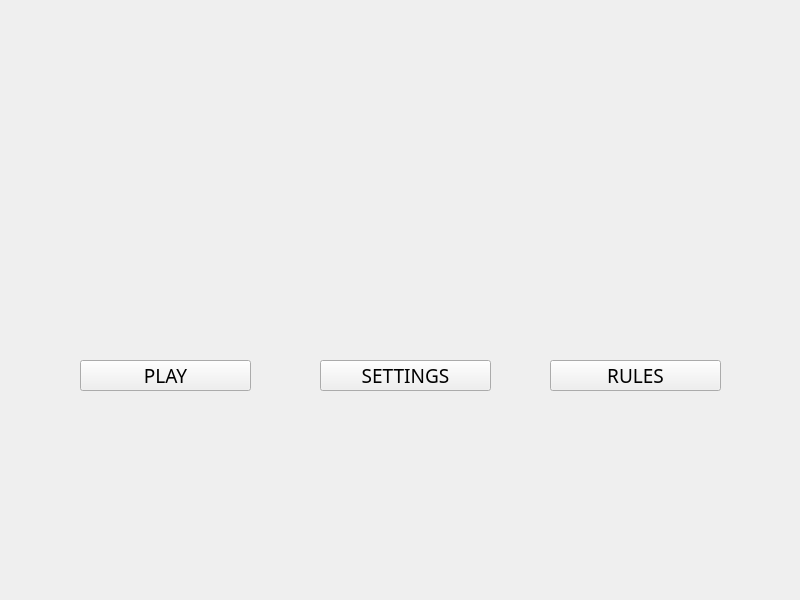
<?xml version="1.0" encoding="UTF-8"?>
<ui version="4.0">
 <class>MainWindow</class>
 <widget class="QMainWindow" name="MainWindow">
  <property name="geometry">
   <rect>
    <x>0</x>
    <y>0</y>
    <width>800</width>
    <height>600</height>
   </rect>
  </property>
  <property name="maximumSize">
   <size>
    <width>800</width>
    <height>600</height>
   </size>
  </property>
  <property name="windowTitle">
   <string>MainWindow</string>
  </property>
  <property name="styleSheet">
   <string notr="true"/>
  </property>
  <widget class="QWidget" name="verticallayout">
   <property name="maximumSize">
    <size>
     <width>800</width>
     <height>600</height>
    </size>
   </property>
   <widget class="QPushButton" name="pushButton_1">
    <property name="geometry">
     <rect>
      <x>80</x>
      <y>360</y>
      <width>171</width>
      <height>31</height>
     </rect>
    </property>
    <property name="font">
     <font>
      <family>Impact</family>
      <pointsize>14</pointsize>
      <bold>false</bold>
     </font>
    </property>
    <property name="text">
     <string>PLAY</string>
    </property>
   </widget>
   <widget class="QPushButton" name="pushButton_2">
    <property name="geometry">
     <rect>
      <x>550</x>
      <y>360</y>
      <width>171</width>
      <height>31</height>
     </rect>
    </property>
    <property name="font">
     <font>
      <family>Impact</family>
      <pointsize>14</pointsize>
      <bold>false</bold>
     </font>
    </property>
    <property name="text">
     <string>RULES</string>
    </property>
   </widget>
   <widget class="QLabel" name="label">
    <property name="geometry">
     <rect>
      <x>0</x>
      <y>0</y>
      <width>800</width>
      <height>600</height>
     </rect>
    </property>
    <property name="maximumSize">
     <size>
      <width>800</width>
      <height>600</height>
     </size>
    </property>
    <property name="styleSheet">
     <string notr="true">background-image: url(:/new/prefix1/images/background (2).png);
</string>
    </property>
    <property name="text">
     <string/>
    </property>
   </widget>
   <widget class="QPushButton" name="pushButton_3">
    <property name="geometry">
     <rect>
      <x>320</x>
      <y>360</y>
      <width>171</width>
      <height>31</height>
     </rect>
    </property>
    <property name="font">
     <font>
      <family>Impact</family>
      <pointsize>14</pointsize>
      <bold>false</bold>
     </font>
    </property>
    <property name="text">
     <string>SETTINGS</string>
    </property>
   </widget>
   <zorder>label</zorder>
   <zorder>pushButton_2</zorder>
   <zorder>pushButton_3</zorder>
   <zorder>pushButton_1</zorder>
  </widget>
  <widget class="QMenuBar" name="menubar">
   <property name="geometry">
    <rect>
     <x>0</x>
     <y>0</y>
     <width>800</width>
     <height>21</height>
    </rect>
   </property>
  </widget>
 </widget>
 <resources/>
 <connections/>
</ui>
